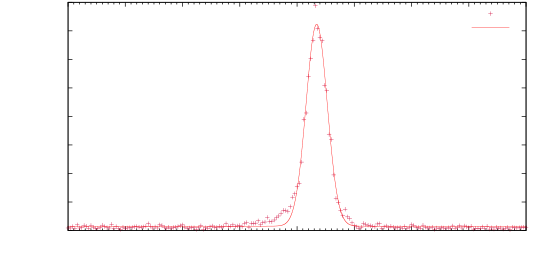

Write gnuplot code to recreate this figure.
clear
reset
file = "linienscans_neues_schema_01_SES"
datafile = sprintf('../dat/%s.dat',file)

set key inside top right
set xlabel 'Relativfrequenz [MHz]'
set ylabel 'Countrate [s$^{-1}$]'
set samples 100000
set mxtics 10
set tmargin 0.2
#set format x "%.3f"

#set xrange [-300:300]
#set xtics 0.004

a = 30000
b = 1
mu = 100

a_g = 30000
sigma_g = 60

a_l = 1000
gamma_l = 0.5

s = 50000

n = 1

set fit errorvariables
#FIT_LIMIT=1e-12

gauss(x) = exp(-(x-mu)**2/(2*sigma_g**2))/(sigma_g*sqrt(2*pi))
gauss_fit(x) = a * gauss(x) + b

lorentz(x)= gamma_l/(2*pi)/(gamma_l**2+4*(x-mu)**2)
lorentz_fit(x) = a * lorentz(x) + b

lorentz_b(x)= gamma_l*s/(2*(s+1)*(1+4*(x-mu)**2/((1+s)*gamma_l**2)))
lorentz_b_fit(x) = a * lorentz_b(x) + b

#voigt(x)= (n*lorentz(x)+(1-n)*gauss(x))
#voigt_fit(x) = a * voigt(x) + b

voigt_b(x)= (n*a_l*lorentz_b(x)+(1-n)*a_g*gauss(x))
voigt_b_fit(x) = a * voigt_b(x) + b

#test(x) = a * s*voigt(x)/(1+s*voigt(x)) + b



#################
##### Fano ######
#################

#a = 0.11
#b = 0.69
#q = 60
#gamma = 55.8
#E0 = -3.3

#fano(x) = (q*gamma/2+x-E0)**2/((x-E0)**2+(gamma/2)**2)
#fano_fit(x) = a * fano(x) + b


#fit voigt_fit(x) datafile using 1:2 via a,c,sigma,s,mu,n
#fit voigt_b_fit(x) datafile using 1:2 via a,b,a_g,a_l,sigma_g,gamma_l,s,mu,n
fit gauss_fit(x) datafile using ($3*1000000):4 via a,b,sigma_g,mu
#fit lorentz_b_fit(x) datafile using 1:2 via a,b,sigma,mu,s
#fit lorentz_fit(x) datafile using ($1*1000000):2 via a,b,gamma,mu
#fit test(x) datafile using 1:2 via a,b,sigma,mu,s,n
#fit fano_fit(x) datafile using 1:2 via a,b,gamma,q,E0

set label 1 '$G(\nu)=A\cdot\frac{1}{\sigma\sqrt{2\pi}}\mathrm{e}^{-\frac{1}{2}\frac{(\nu-\mu)^2}{\sigma^2}}+b$' at graph 0.03, 0.9
set label 2 sprintf('$2\sigma = (%.2f\pm%.2f)\,$MHz',2*sigma_g,2*sigma_g_err) at graph 0.03, 0.75
set label 3 sprintf('$\mu = (%.2f\pm%.2f)\,$MHz',mu,mu_err) at graph 0.03, 0.68
set label 4 sprintf('$A = (%.0f\pm%.0f)\,\nicefrac{\text{MHz}}{\text{s}}$',a,a_err) at graph 0.03, 0.61
set label 5 sprintf('$b = (%.1f\pm%.1f)\,$s$^{-1}$',b,b_err) at graph 0.03, 0.54

set term push
set term epslatex color 10 size 14cm, 7cm
set out sprintf('%s.tex',file)

plot datafile using ($3*1000000):4 with points title 'Messpunkte' lc rgb '#CC0033',\
gauss_fit(x) lc rgb 'red' lt 1 title 'Fit'

unset out
